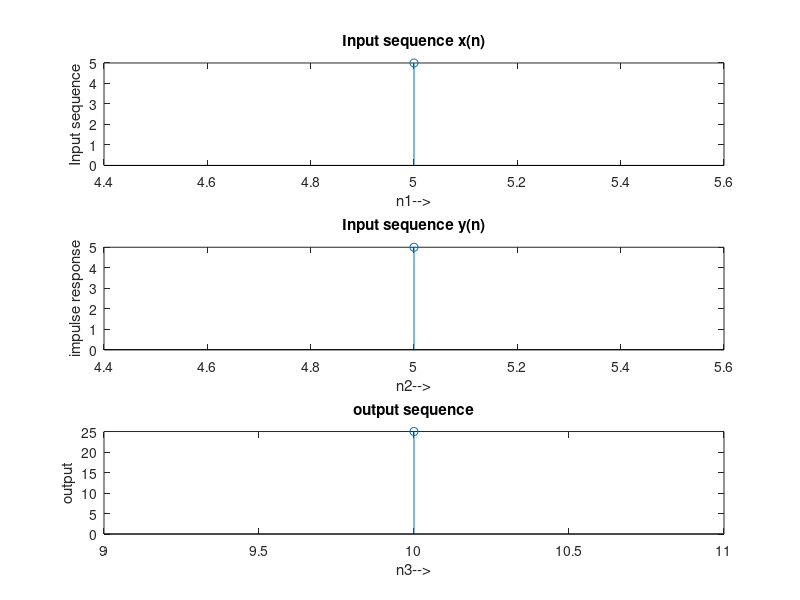

The MATLAB source for this figure:
clc;
clear all;
close all;
x=input("Enter the first input sequence x[n]= ");
xsi=input("Enter the starting index of x[n]= ");
y=input("Enter the first input sequence y[n]= ");
ysi=input("Enter the starting index of y[n]= ");
h=conv(x,y);
n1=xsi:1:length(x)+xsi-1;
disp(length(n1))
n2=ysi:1:length(y)+ysi-1;
n3=xsi+ysi:1:length(x)+length(y)+xsi+ysi-2;

subplot(311)
stem(n1,x)
xlabel("n1-->"),ylabel("Input sequence");
title("Input sequence x(n)");
subplot(312),stem(n2,y);
xlabel("n2-->"),ylabel("impulse response");
title("Input sequence y(n)");
subplot(313),stem(n3,h);
xlabel("n3-->"),ylabel("output");
title("output sequence");
